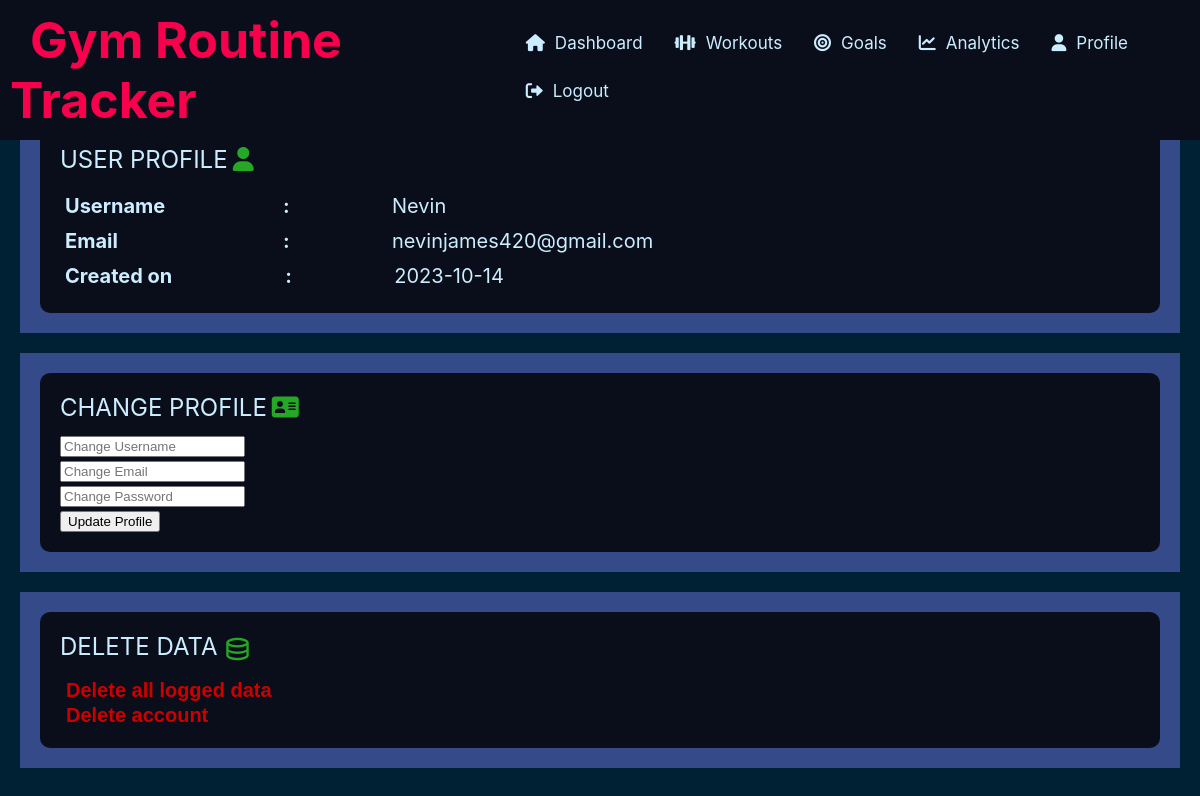
The app's page /profile.php (signed in) with its own data.
### tables this page shows
CREATE TABLE `users` (
  `UID` int(11) NOT NULL,
  `username` varchar(25) NOT NULL,
  `email` varchar(70) NOT NULL,
  `password` varchar(50) NOT NULL,
  `date` date NOT NULL DEFAULT current_timestamp()
);

### profile.php (the view, shortened to what this page needs)
<!DOCTYPE html>
<html lang="en">
<head>
    <link rel="stylesheet" href="profile.css">
</head>
<body>
    <div id="navigation">
        <?php include 'navmain.php'; ?>
    </div>
    <div class="profile-container">
        <div class="container-profile">
            <div class="section top">
                <div class="section-header">USER PROFILE
                    <div class="icon">
                        <i class="fa-solid fa-user" style="color: #25a825;"></i>
                    </div>
                </div>
                <?php
                $query_profile = "SELECT * FROM users where UID=$SID";
                $res = $conn->query($query_profile);
                $row = $res->fetch_assoc();
                ?>
                <table class="profile_table">
                    <tr>
                        <th>Username
                        <th>
                        <th>:</th>
                        <td><?php echo $row['username']; ?></th>
                    </tr>
                    <tr>
                        <th>Email
                        <th>
                        <th>:</th>
                        <td><?php echo $row['email']; ?></th>
                    </tr>
                    <tr>
                        <th>Created on
                        <th>
                        <th>:</th>
                        <td><?php echo $row['date']; ?></th>
                    </tr>
                </table>
            </div>
        </div>
        <div class="container-profile">
            <div class="section top">
                <div class="section-header">CHANGE PROFILE
                    <div class="icon">
                        <i class="fa-solid fa-address-card" style="color: #25a825;"></i>
                    </div>
                </div>
                <?php if ($SID != '69') : ?>
                <form class="profileForm" method="post">
                    <div class="form-item">
                        <input type="text" id="newUsername" name="newUsername" placeholder="Change Username" required>
                    </div>
                    <div class="form-item">
                        <input type="email" id="newEmail" name="newEmail" placeholder="Change Email" required>
                    </div>
                    <div class="form-item">
                        <input type="password" id="newPassword" name="newPassword" placeholder="Change Password" required>
                    </div>
                    <button type="submit">Update Profile</button>
                </form>
                <?php endif; ?>
            </div>
        </div>
        <div class="container-profile">
            <div class="section top">
                <div class="section-header">DELETE DATA
                    <div class="icon">
                        <span class="material-symbols-outlined" style="color: #25a825;font-size:30px;position:relative;top:2px;">database</span>
                    </div>
                </div>
                <?php
                if ($SID != '69') : ?>
                    <form class="Delete_profile" method="post">
                        <button class="delete_button" name="delete_data">Delete all logged data</button>
                        <br>
                        <button class="delete_button" name="delete_all" onclick="confirmDeleteAll()">Delete account</button>
                    </form>
                <?php endif; ?>
            </div>
        </div>
    </div>
</body>
</html>

### profile.css (style rules this page uses)
.profile-container { position: relative; top: 105px; padding-bottom: 2px; }
.container-profile { margin-left: 20px; margin-right: 20px; display: flex; justify-content: center; align-items: center; background-color: var(--accent); padding: 10px; flex-wrap: wrap; margin-bottom: 20px; font-size: 20px; }
.profile_table { position: relative; max-width: 500px; font-weight: normal; text-align: left; }
.profile_table tr { display: block; padding-top: 5px; }
.profile-container th, td { min-width: 105px; }
.delete_button { background-color: transparent; border: none; font-size: 20px; color: #cc0000; font-weight: bold; }

### nav.css (style rules this page uses)
:root { --text: #ccedff; --background: #002133; --primary: #6179c2; --secondary: #0a0e1a; --accent: #354a88; --selected:#051131; --font-family: -apple-system, BlinkMacSystemFont, "Segoe UI", Roboto, "Helvetica Neue", Arial, sans-serif; --accent-text: #f9004d; --teritiary: #8d7fa1; --button-color: #25a825; }

### dashboard.css (style rules this page uses)
body { margin: 0; padding: 0; font-family: var(--font-family); background-color: var(--background); color: var(--text); }
.section { background-color: var(--secondary); padding: 20px; margin: 10px; box-sizing: border-box; flex: 1; position: relative; }
.topmost, .top, .bottom { flex-basis: calc(50% - 30px); display: flex; flex-direction: column; border-radius: 10px; }
.section-header { font-size: 24px; margin-bottom: 10px; display: inline-flex; position: relative; }
.icon { margin-left: 5px; }

### records on screen
users: username "Nevin", email "nevinjames420@gmail.com", date "2023-10-14"
